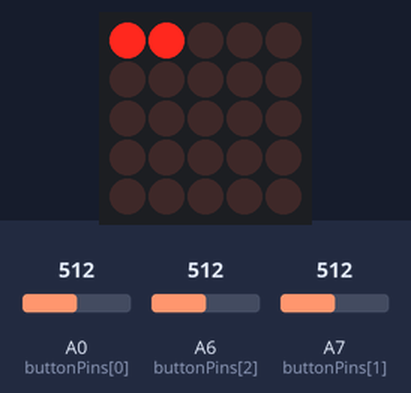
The sketch below on a simulated Arduino Uno, built with avr-gcc and run on an emulated ATmega328P. Parts: 5×5 LED matrix. Wiring (inferred from the names in the program): LED matrix (orientation assumed): rows pin 8, pin 9, pin 11, pin 12, pin 13; columns pin 2, pin 3, pin 10, A1, A2. The test bench sets the inputs (shaded band); at power-on: A0 (buttonPins[0]) = 512, A6 (buttonPins[2]) = 512, A7 (buttonPins[1]) = 512.

Above: at 0.2 s.
At 5.2 s:
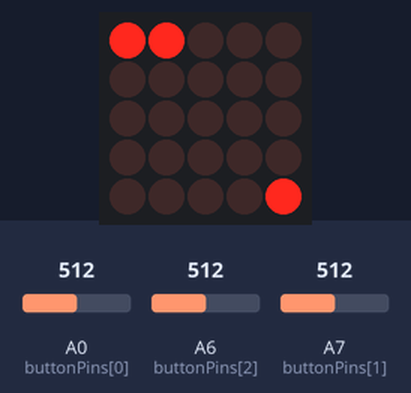
At 10.11 s:
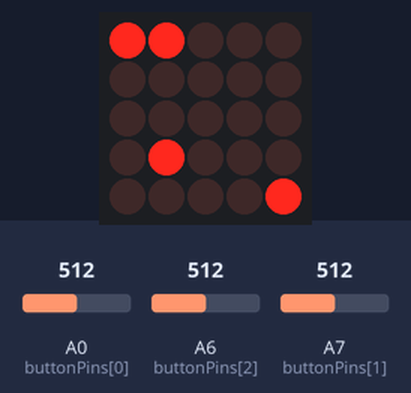
At 19.55 s:
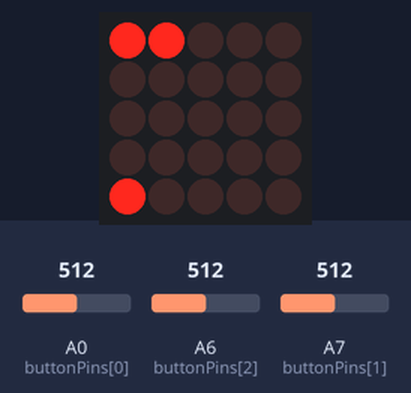
At 29.38 s:
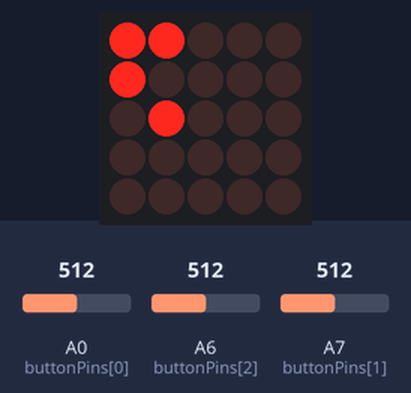
At 39.21 s:
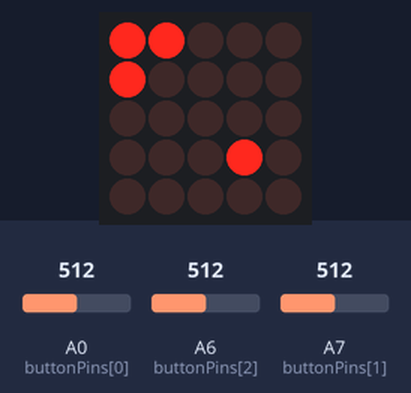

Measured:
- what the display in image 0 shows lasts 3.2 s, from 0.2 s to 3.4 s
- what the display in image 1 shows lasts 0.4 s, from 5.0 s to 5.4 s

The sketch:

Ex10c_Full_Game.ino
```cpp
//========== SEED Electronics/Coding Workshop Exercise 10b ==========

//Purpose: Full game with spaceship, laser and rest of game from library
//Date: June 2, 2018


#include "BBGame115.h"
Display display;
Buttons buttons;

#include "BBGame115SpaceInv.h"
Spaceship ship;
Laser laser;
Aliens aliens;


//---------- Setup routine to run once ----------

void setup()
{
  display.Setup(11, 5);
  buttons.Setup();
}


//--- Global variables ---

int counter = 0;
int d = 20;

int shipPos = 0;
int laserPos = 0;
int laserDistance = 0;
bool laserFired = false;

int numShips = 5;


//---------- Loop routine that runs repeatedly ----------

void loop()
{
  display.Clear();
  DrawSpaceship();
  DrawLaser();
  aliens.Draw(display);

  UpdateLaser();
  laser.CheckHit(aliens);
  laserFired = laser.IsStillFired();
  ship.CheckHit(aliens);
  aliens.Update(counter);

  if ((counter % aliens.NextAlienInterval()) == 0)
    aliens.AddAlien(counter);

  if (buttons.BtnPressed(BTN1)) FireLaser(shipPos);
  if (buttons.BtnPressed(BTN2)) MoveSpaceship(+1);
  if (buttons.BtnPressed(BTN3)) MoveSpaceship(-1);

  counter++;
  delay(d);
}


void DrawSpaceship()
{
  display.SetPixel(0,shipPos);
  display.SetPixel(1,shipPos);
  ship.SetPos(shipPos);
}

void MoveSpaceship(int dir)
{
  if ((dir > 0) && (shipPos < 3)) shipPos++;
  if ((dir < 0) && (shipPos > 0)) shipPos--;
}

void DrawLaser()
{
  if (laserFired == true)
    display.SetPixel(laserDistance,laserPos);

  laser.SetPos(laserFired,laserPos,laserDistance);
  laser.SetCounter(counter);
}

void FireLaser(int pos)
{
  laserFired = true;
  laserPos = pos;
  laserDistance = 0;
}

void UpdateLaser()
{
  if (laserDistance > 10)
    laserFired = false;
  else
  {
    if (laserFired == true)
      laserDistance++;
  }
}
```

BBGame115Hardware.cpp
```cpp
//========== BBMATRIX54 HARDWARE LIBARY ==========

//Date: June 30, 2019

#include "BBGame115.h"


//---------- DISPLAY CLASS ----------

// Purpose: To abstract the BBGame115 LED matrix as a display,
// with methods/functions to clear the display, draw a dot,
// draw horizontal or vertical lines and draw text.


byte displayRows[5] = { 8, 9, 11, 12, 13 };
byte displayCols[11] = { 2, 3, 4, 5, 6, 7, A5, A4, A3, A2, A1 };

byte displayBuffer[11];
int  displayCounter = 0;
byte displaySlowdownFactor = 1;
byte displayScanRow = 0;


void Display::Setup(byte _numCols, byte _numRows)
{
  numCols = _numCols;
  numRows = _numRows;
  if(numCols > 11) numCols = 11;
  if(numRows > 5)  numRows = 5;

  int i,j;
  for(i = 0; i < 11; i++) pinMode(displayCols[i], OUTPUT);
  for(j = 0; j < 5; j++)  pinMode(displayRows[j], OUTPUT);
  Clear();

  SetupTimedRefresh();
}


void Display::Clear()
{
  byte *p = displayBuffer;
  for(byte i = 0; i < numCols; i++)
    (*(p++)) = 0;
}


byte Display::MakeBit(byte y)
{
  return (1 << (4 - y));
}


byte Display::SetPixel(byte x, byte y, byte c)
{
  if ((x<0) || (x>=numCols)) return 0;

  byte mask = ~(16 >> y);
  byte bits = (c << (4 - y));
  noInterrupts();
  displayBuffer[x] &= mask;
  displayBuffer[x] |= bits;
  interrupts();

  return bits;
}


void Display::SetByte(byte x, byte bits)
{
  if ((x<0) || (x>=numCols)) return;

  noInterrupts();
  displayBuffer[x] |= bits;
  interrupts();
}


void Display::vLine(byte x, byte y1, byte y2)
{
  if (y1 == 255) y1 = 0;
  if (y2 == 255) y2 = numRows;
  for(byte i = y1; i <= y2; i++)
    SetPixel(x, i, 1);
}


void Display::hLine(byte y, byte x1, byte x2)
{
  if (x1 == 255) x1 = 0;
  if (x2 == 255) x2 = numCols;
  for(byte i = x1; i <= x2; i++)
    SetPixel(i, y, 1);
}


void Display::hShift(byte dir, bool wrap)
{
  signed char incr = (dir == 0) ? +1 : -1;
  byte *p1 = (dir == 0) ? (displayBuffer+1) : (displayBuffer+numCols-2);
  byte *p2 = p1 - incr;
  byte *p0 = p2;
  byte v0 = (wrap == false) ? 0 : (*p2);

  for(byte i = 0; i < (numCols-1); i++)
  {
    (*p2) = (*p1);
    p1 += incr;
    p2 += incr;
  }
  (*p2) = v0;
}


void Display::vShift(byte dir, bool wrap)
{
  byte shiftedOutBits;

  for(byte i = 0; i < numCols; i++)
  {
    if (dir == 0)
    {
      shiftedOutBits = (displayBuffer[i] & 0x8) >> 3;
      displayBuffer[i] <<= 1;
}
    else
    {
      shiftedOutBits = (displayBuffer[i] & 0x1) << 3;
      displayBuffer[i] >>= 1;
    }

    if (wrap == true)
      displayBuffer[i] |= shiftedOutBits;
  }
}

void Display::SetSlowdown(byte factor)
{
  if (factor < 1) factor = 1;
  displaySlowdownFactor = factor;
}


void Display::SetupTimedRefresh()
{
  cli();//stop interrupts

  //set timer2 interrupt at 8kHz
  TCCR2A = 0;// set entire TCCR2A register to 0
  TCCR2B = 0;// same for TCCR2B
  TCNT2  = 0;//initialize counter value to 0

  // set compare match register for 8khz increments
  OCR2A = 60;// = n / (8000*8) - 1 (must be <256)

  // turn on CTC mode
  TCCR2A |= (1 << WGM21);
  TCCR2B |= (1 << CS20); //100 - 64 scaler, 1 ms
  TCCR2B |= (1 << CS21); //110 - 256 scaler, 4 ms
  TCCR2B |= (1 << CS22); //111 - 1024 scaler, 16 ms

  // enable timer compare interrupt
  TIMSK2 |= (1 << OCIE2A);

  sei();//allow interrupts
}


SIGNAL(TIMER2_COMPA_vect)
{
  byte j = displayScanRow;
  byte on_value;

  displayCounter++;
  if ((displayCounter % displaySlowdownFactor) != 0) return;

  digitalWrite(displayRows[0], 1);
  digitalWrite(displayRows[1], 1);
  digitalWrite(displayRows[2], 1);
  digitalWrite(displayRows[3], 1);
  digitalWrite(displayRows[4], 1);
  for(byte i = 0; i < 11; i++)
    digitalWrite(displayCols[i], 0);

  digitalWrite(displayRows[j], 0);
  byte *p = displayBuffer;
  byte mask = 16 >> j;
  for(byte i = 0; i < 11; i++)
    digitalWrite(displayCols[i], ((*(p++)) & mask) ? 1 : 0);

  noInterrupts();
  displayScanRow++;
  displayScanRow %= 5;
  interrupts();
}


//---------- BUTTONS CLASS ----------

// Purpose: To simplify the use of the pushbuttons on the
// BBGame115 board. The BtnPressed() method/function only
// returns true one time after a buttons is pressed, and it
// is not reset until the button is released.


byte buttonPins[3] = { A0, A7, A6 };


void Buttons::Setup()
{
    for(byte i = 0; i < 3; i++)
    {
        pinMode(buttonPins[i], INPUT);
        btnWasNotPressed[i] = true;
    }
}


bool Buttons::BtnDown(byte i)
{
    bool BtnPressedNow = analogRead(buttonPins[i])>30;
    return BtnPressedNow;
}


bool Buttons::BtnPressed(byte i)
{
    bool BtnPressedNow = analogRead(buttonPins[i])>30;
    if(btnWasNotPressed[i] && BtnPressedNow)
    {
      btnWasNotPressed[i] = false;
      return true;
    }
    else
    {
      if(!BtnPressedNow)
        btnWasNotPressed[i] = true;
      return false;
    }
}


//---------- SOUND CLASS ----------

// Purpose: To output sound tones through the piezoelectric
// speaker on the the BBGame115 board.


void Sound::Setup()
{
  pinMode(SNDPIN,OUTPUT);
  tone = 0;
  duration = 0;
  noisy = false;
}


void Sound::Update(int counter)
{
  if (duration > 0)
  {
    duration--;
    analogWrite(SNDPIN,tone);
    if (noisy && (counter%2 == 0))
      analogWrite(SNDPIN,0);
  }
  else
    analogWrite(SNDPIN,0);
}


void Sound::StartSound(byte _tone, byte _duration, bool _noisy)
{
  tone = _tone;
  duration = _duration;
  noisy = _noisy;
}


//---------- TEXTDISPLAY CLASS ----------

// Purpose: To draw alphanumeric characters and punctuation on the
// BBGame115 display.


TextDisplay::TextDisplay(Display& _display):
  display(_display)
{
}


void TextDisplay::DisplayText(String s, int pos)
{
  byte n = s.length();
  byte np = GetWidth(s);
  byte const *p;

  for(byte i=0; i< n; i++)
  {
    GetCharPixelData(s[i],&np,&p);
    for(byte j=0; j<np; j++)
    {
      display.SetByte(pos+j, pgm_read_byte_near(p+j));
    }
    pos += np;
    if (i < (n-1)) pos += 1;
  }
}


void TextDisplay::DisplayTextCentered(String s)
{
  byte np = GetWidth(s);
  int pos = (display.numCols - np) / 2;
  if (pos < 0) pos = 0;
  DisplayText(s, pos);
}


int TextDisplay::GetWidth(String s)
{
  byte n = s.length();
  byte np;
  byte const *p;

  int pos = 0;
  for(int i = 0; i < n; i++)
  {
    GetCharPixelData(s[i],&np,&p);
    pos += np;
    if (i < (n-1)) pos += 1;
  }

  return pos;
}


void TextDisplay::ScrollText(String s, int counter)
{
  int pos = display.numCols - (counter % getScrollWidth(s));
  display.Clear();
  DisplayText(s, pos);
}


int TextDisplay::getScrollWidth(String s)
{
  int width = display.numCols + GetWidth(s) + display.numCols;
  return width;
}


const byte PROGMEM font3x5[] =
{
3, 0x00, 0x00, 0x00, 0x00, 0x00, // (space)
1, 0x1D, 0x00, 0x00, 0x00, 0x00, // !
2, 0x18, 0x18, 0x00, 0x00, 0x00, // "
4, 0x0A, 0x1F, 0x1F, 0x0A, 0x00, // #
3, 0x0A, 0x1F, 0x0A, 0x00, 0x00, // $
3, 0x12, 0x04, 0x09, 0x00, 0x00, // %
3, 0x0A, 0x15, 0x17, 0x00, 0x00, // &
1, 0x18, 0x00, 0x00, 0x00, 0x00, // '
2, 0x0E, 0x11, 0x00, 0x00, 0x00, // (
2, 0x11, 0x0E, 0x00, 0x00, 0x00, // )
3, 0x0A, 0x04, 0x0A, 0x00, 0x00, // *
3, 0x04, 0x0E, 0x04, 0x00, 0x00, // +
2, 0x01, 0x02, 0x00, 0x00, 0x00, // ,
3, 0x04, 0x04, 0x04, 0x00, 0x00, // -
1, 0x01, 0x00, 0x00, 0x00, 0x00, // .
4, 0x01, 0x02, 0x04, 0x08, 0x00, // /

3, 0x0E, 0x11, 0x0E, 0x00, 0x00, // 0
2, 0x08, 0x1F, 0x00, 0x00, 0x00, // 1
3, 0x13, 0x15, 0x09, 0x00, 0x00, // 2
3, 0x11, 0x15, 0x0A, 0x00, 0x00, // 3
3, 0x1C, 0x04, 0x1F, 0x00, 0x00, // 4
3, 0x1D, 0x15, 0x12, 0x00, 0x00, // 5
3, 0x0E, 0x15, 0x16, 0x00, 0x00, // 6
3, 0x10, 0x17, 0x18, 0x00, 0x00, // 7
3, 0x0A, 0x15, 0x0A, 0x00, 0x00, // 8
3, 0x0C, 0x15, 0x0E, 0x00, 0x00, // 9

1, 0x0A, 0x00, 0x00, 0x00, 0x00, // :
2, 0x01, 0x0A, 0x00, 0x00, 0x00, // ;
2, 0x04, 0x0A, 0x00, 0x00, 0x00, // <
3, 0x0A, 0x0A, 0x0A, 0x00, 0x00, // =
2, 0x0A, 0x04, 0x00, 0x00, 0x00, // >
3, 0x10, 0x15, 0x08, 0x00, 0x00, // ?
3, 0x0E, 0x15, 0x0D, 0x00, 0x00, // @

3, 0x0F, 0x14, 0x0F, 0x00, 0x00, // A
3, 0x1F, 0x15, 0x0A, 0x00, 0x00, // B
3, 0x0E, 0x11, 0x11, 0x00, 0x00, // C
3, 0x1F, 0x11, 0x0E, 0x00, 0x00, // D
3, 0x1F, 0x15, 0x15, 0x00, 0x00, // E
3, 0x1F, 0x14, 0x14, 0x00, 0x00, // F
3, 0x0E, 0x11, 0x17, 0x00, 0x00, // G
3, 0x1F, 0x04, 0x1F, 0x00, 0x00, // H
1, 0x1F, 0x00, 0x00, 0x00, 0x00, // I
3, 0x01, 0x01, 0x1E, 0x00, 0x00, // J
3, 0x1F, 0x04, 0x1B, 0x00, 0x00, // K
3, 0x1F, 0x01, 0x01, 0x00, 0x00, // L
3, 0x1F, 0x0C, 0x1F, 0x00, 0x00, // M

3, 0x1F, 0x10, 0x0F, 0x00, 0x00, // N
3, 0x0E, 0x11, 0x0E, 0x00, 0x00, // O
3, 0x1F, 0x14, 0x08, 0x00, 0x00, // P
3, 0x0E, 0x11, 0x0F, 0x00, 0x00, // Q
3, 0x1F, 0x14, 0x0B, 0x00, 0x00, // R
3, 0x09, 0x15, 0x12, 0x00, 0x00, // S
3, 0x10, 0x1F, 0x10, 0x00, 0x00, // T
3, 0x1E, 0x01, 0x1E, 0x00, 0x00, // U
3, 0x1E, 0x03, 0x1E, 0x00, 0x00, // V
3, 0x1F, 0x06, 0x1F, 0x00, 0x00, // W
3, 0x1B, 0x04, 0x1B, 0x00, 0x00, // X
3, 0x18, 0x07, 0x18, 0x00, 0x00, // Y
3, 0x13, 0x15, 0x19, 0x00, 0x00, // Z

2, 0x1F, 0x11, 0x09, 0x00, 0x00, // [
4, 0x08, 0x04, 0x02, 0x01, 0x00, // \
2, 0x11, 0x1F, 0x00, 0x00, 0x00, // ]
3, 0x08, 0x10, 0x08, 0x00, 0x00, // ^
3, 0x01, 0x01, 0x01, 0x00, 0x00, // _
};


void TextDisplay::GetCharPixelData(char c, byte *np, byte const **p)
{
  int index = 0;
  if((c >= ' ') && (c <= '_'))
    index = c - ' ';
  else if((c >= 'a') && (c <= 'z'))
    index = c - 'a' + 33;
  else
    index = 0;
  index *= 6;
  (*np) = pgm_read_byte_near(font3x5+index);
  (*p) = font3x5 + index + 1;
}
```
